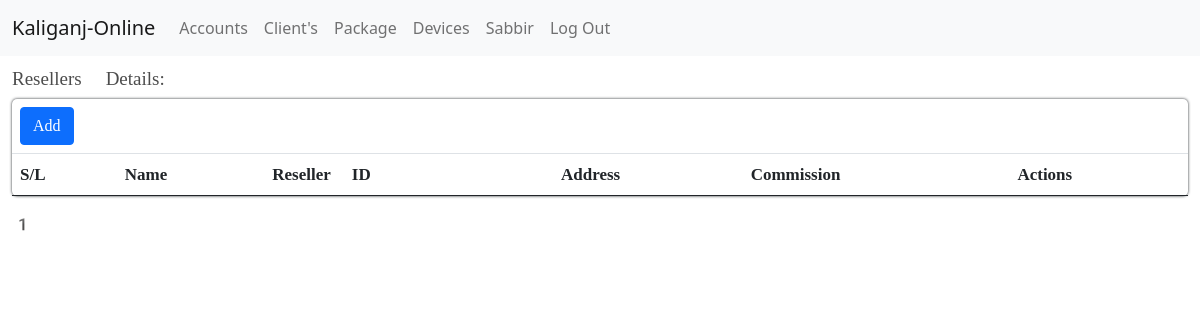
Page /account/reseller/ (signed in) on the earlier database version.
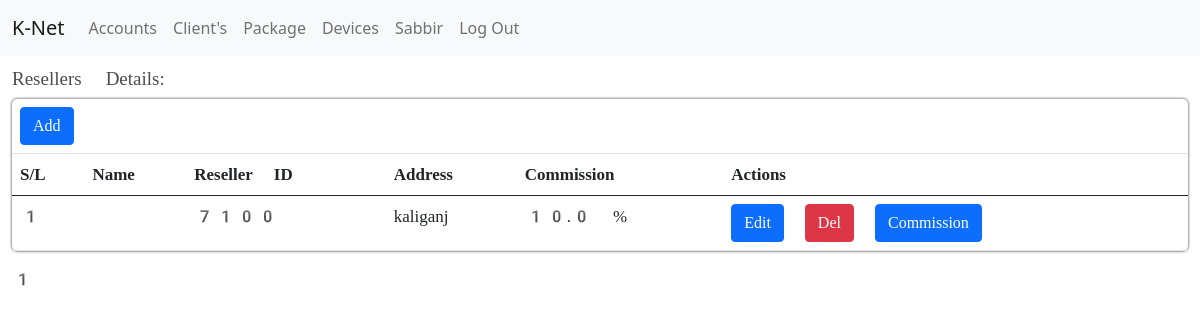
Same page on the later database version.
### apps/core/models.py (models this page shows, shortened)
class Isp_info(models.Model):
    name = models.CharField(max_length=200)
    address = models.CharField(max_length=200)
    phone = models.CharField(max_length=200)
    email = models.EmailField(max_length=200)
    website = models.URLField(max_length=200)

### apps/resellers/models.py (models this page shows, shortened)
class Resellers(models.Model):
    choice_status = (('Active', 'Active'), ('Inactive', 'Inactive'))
    user = models.OneToOneField(User, on_delete=models.CASCADE)
    rid = models.OneToOneField(ResellerId, on_delete=models.CASCADE)
    address = models.CharField(max_length=245)
    commission = models.FloatField(default=0)
    status = models.CharField(max_length=245, choices=choice_status)

class ResellerId(models.Model):
    reseller_id = models.IntegerField(default=7100)
    def __str__(self):
        return str(self.reseller_id)

### apps/clients/decorators.py (the view, shortened to what this page needs)
    def wrapper_func(request, *args, **kwargs):
        if request.user.admin == True:
            return view_func(request, *args, **kwargs)

### apps/account/views.py (called while the page is built)
@login_required(login_url='client-login')
@admin_roles
def resellerShowing(request):
    isp_info = Isp_info.objects.filter(id=1).first()
    resellers = Resellers.objects.all().order_by('-id')
    p = Paginator(resellers, 50)
    n = request.GET.get('p')
    resellers = p.get_page(n)
    context = {'isp_info': isp_info, 'resellers': resellers}
    return render(request, 'core/reseller/resellers.html', context)

### apps/account/templates/core/reseller/resellers.html (shortened to what this page needs)
{% extends 'core/account/account_dashboard.html' %}
{% block content %}
<section>
    <div class="container-fluid">
        <div class="base-title">
            <h3>Resellers Details:</h3>
        </div>
        <div class="fiber-details-wrappers">
            <table class="table table-hover">
                <thead>
                    <tr>
                        <td scope="col" colspan='6'>
                            <a class="btn btn-primary" href="{% url 'reseller-add' %}">
                                Add
                            </a>
                        </td>
                    </tr>
                    <tr>
                        <th scope="col">S/L</th>
                        <th scope="col">Name</th>
                        <th scope="col">Reseller ID</th>
                        <th scope="col">Address</th>
                        <th scope="col">Commission</th>
                        <th scope="col">Actions</th>
                    </tr>
                </thead>
                <tbody>
                    {% for i in resellers %}
                    <tr>
                        <th scope="row">{{forloop.counter}}</th>
                        <td>{{i.user.first_name}} {{i.user.last_name}}</td>
                        <td>{{i.rid}}</td>
                        <td>{{i.address}}</td>
                        <td>{{i.commission}} % </td>
                        <td>
                            <a class="btn btn-primary ml-1" href="{% url 'reseller-edit' i.id %}">Edit</a>
                            {% if request.user.admin %}
                            <a class="btn btn-danger ml-1" href="{% url 'reseller-del' i.id %}">Del</a>
                            {% endif %}
                            <a class="btn btn-primary ml-1" href="{% url 'reseller_commission_add' i.id %}">Commission</a>
                        </td>
                    </tr>
                    {% endfor %}
                </tbody>
            </table>
            {{resellers.number}}
        </div>
    </div>
</section>
{% endblock %}

### apps/core/templates/core/base.html (shortened to what this page needs)
{% load static %}
<!DOCTYPE html>
<html lang="en">
<head>
  <link href="https://cdn.jsdelivr.net/npm/bootstrap@5.0.2/dist/css/bootstrap.min.css" rel="stylesheet">
  <link rel="stylesheet" href="{% static 'core/main.css' %}">
</head>
<body>
  <nav class="navbar navbar-expand-lg navbar-light bg-light">
    <div class="container-fluid">
      <a class="navbar-brand" href="{% url 'inside' %}">{{isp_info.name}}</a>
      <div class="collapse navbar-collapse" id="navbarNav">
        <ul class="navbar-nav">
          {% if request.user.owner %}
          <li class="nav-item">
            <a class="nav-link" href="{% url 'account-dashboard' %}">Accounts</a>
          </li>
          {% endif %}
          {% block navbar %}
          <li class="nav-item">
            <a class="nav-link" href="{% url 'client-show' %}">Client's</a>
          </li>
          <li class="nav-item">
            <a class="nav-link" href="{% url 'package-show' %}">Package</a>
          </li>
          <li class="nav-item">
            <a class="nav-link" href="{% url 'devicesInfo' %}">Devices</a>
          </li>
          {% endblock navbar %}
          <li class="nav-item">
            <a class="nav-link" href="{% url 'user_dashboard' %}">{{request.user.clients.first_name}}</a>
          </li>
          <li class="nav-item">
            <a class="nav-link" href="{% url 'client_logout' %}">Log Out</a>
          </li>
        </ul>
      </div>
    </div>
  </nav>
  {% block content %}{% endblock content %}
</body>
</html>

Differences in the rows shown:
changed Isp_info: name "Kaliganj-Online" → "K-Net"
added Resellers: rid "7100", address "kaliganj", commission "10.0"
